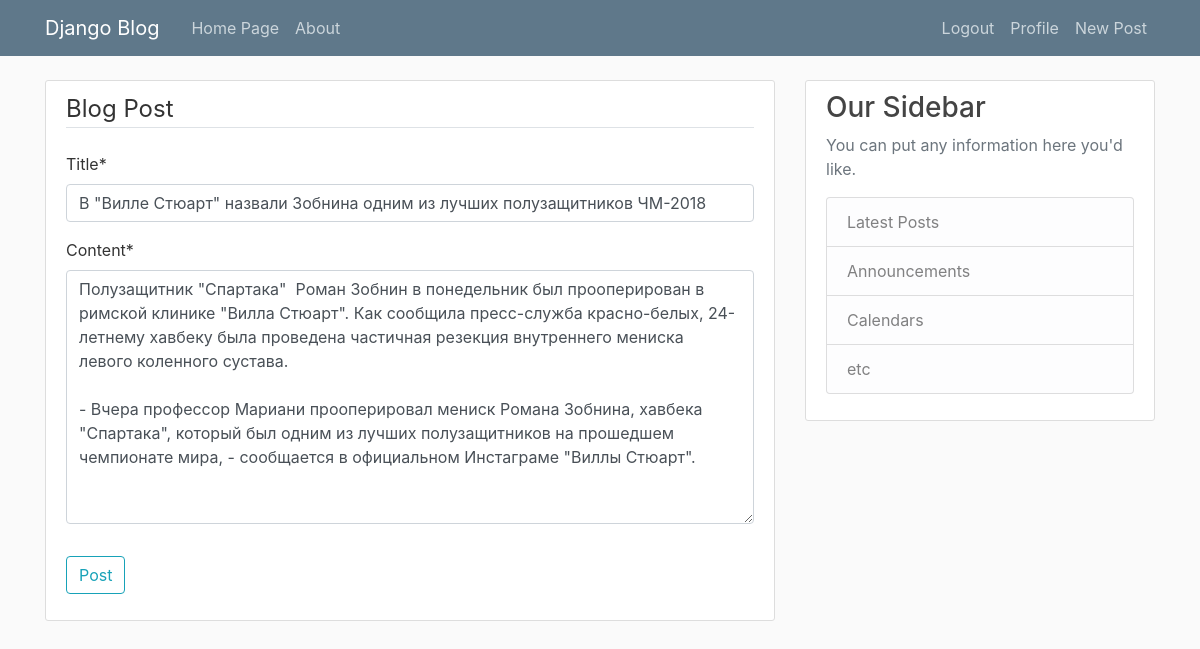
The app's page /post/18/update/ (signed in) with its own data.
### blog/models.py (models this page shows, shortened)
class Post(models.Model):
    title = models.CharField(max_length=100)
    content = models.TextField()
    date_posted = models.DateTimeField(default=timezone.now)
    author = models.ForeignKey(User, on_delete=models.CASCADE)

### blog/views.py (the view, shortened to what this page needs)
# urls.py: path('post/<int:pk>/update/', PostUpdateView.as_view(), name='post-update'),
class PostUpdateView(LoginRequiredMixin, UserPassesTestMixin, UpdateView):
    model = Post
    fields = ['title', 'content']
    def test_func(self):
        post = self.get_object()
        if self.request.user == post.author:
            return True
        return False

### blog/templates/blog/post_form.html (shortened to what this page needs)
{% extends "blog/base.html" %}
{% load crispy_forms_tags %}
{% block content %}
    <div class="content-section">
        <form method="POST">
            <fieldset class="form-group">
                <legend class="border-bottom mb-4">Blog Post</legend>
                {{ form|crispy }}
            </fieldset>
            <div class="form-group">
                <button class="btn btn-outline-info" type="submit">Post</button>
            </div>
        </form>
    </div>
{% endblock content %}

### blog/static/blog/main.css (style rules this page uses)
body { background: #fafafa; color: #333333; margin-top: 5rem; }
.content-section { background: #ffffff; padding: 10px 20px; border: 1px solid #dddddd; border-radius: 3px; margin-bottom: 20px; }

### records on screen
Post: title "В \"Вилле Стюарт\" назвали Зобнина одним из лучших полузащитников ЧМ-2018", content "Полузащитник \"Спартака\" Роман Зобнин в понедельник был прооперирован в римской клинике \"Вилла Стюарт\". Как сообщила пресс-служба красно-белых, 24-летнему хавбеку была проведена частичная резекция внутреннего мениска левого коленного сустава. - Вчера профессор Мариани прооперировал мениск Романа Зобнина, хавбека \"Спартака\", который был одним из лучших полузащитников на прошедшем чемпионате мира, - сообщается в официальном Инстаграме \"Виллы Стюарт\"."
